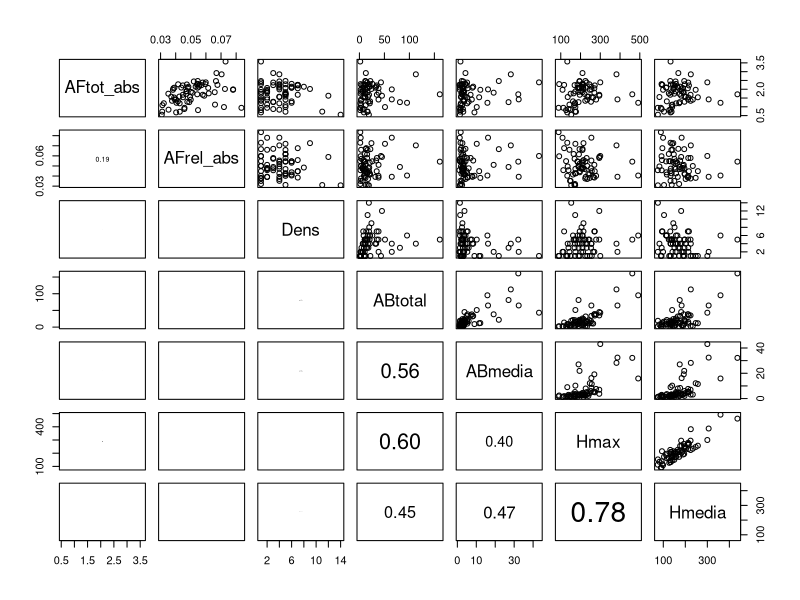
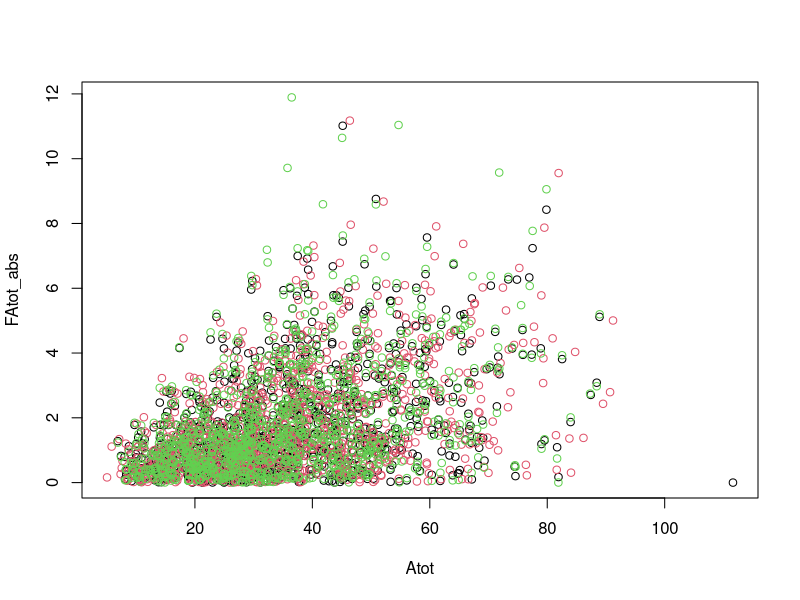
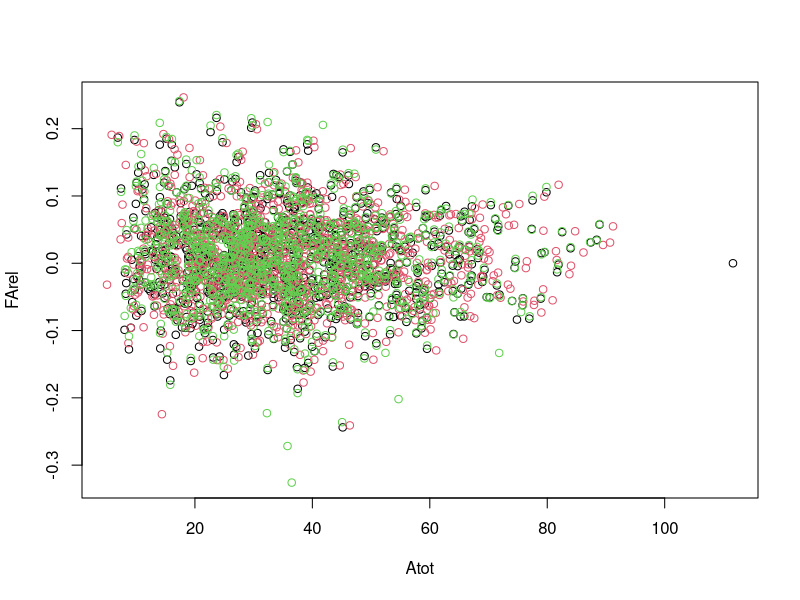
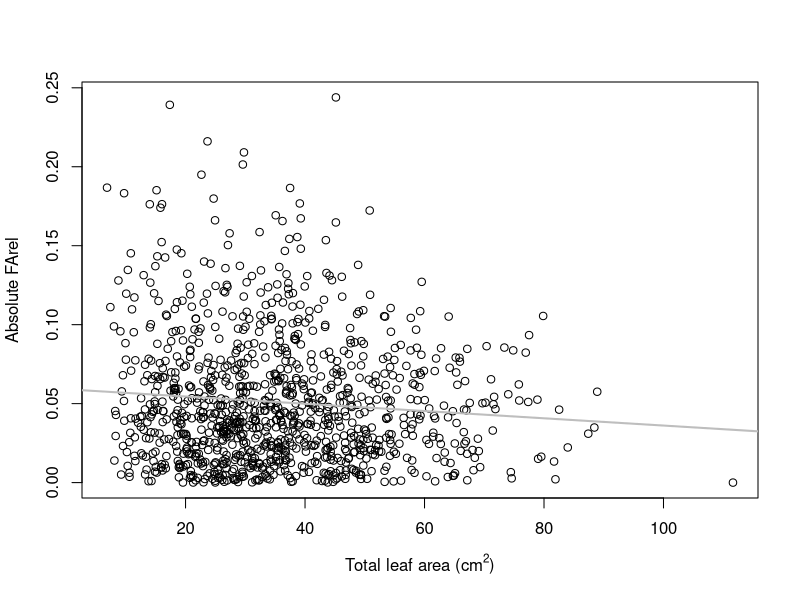

The R source for these figures, in order: (Note: a time limit stopped this script after it produced the figures.)
panel.cor <- function(x, y, digits = 2, prefix = "", cex.cor, ...)
{
    usr <- par("usr"); on.exit(par(usr))
    par(usr = c(0, 1, 0, 1))
    r <- cor(x, y, use="complete.obs")^2
    txt <- format(c(r, 0.123456789), digits = digits)[1]
    txt <- paste(prefix, txt, sep = "")
    if(missing(cex.cor)) cex.cor <- 0.8/strwidth(txt)
    text(0.5, 0.5, txt, cex = cex.cor * r)
}


setwd("/home/pavel/Profissional/Pesquisa/MyPapers_working/Pavel_2011_Asymmetry")

data.inds=read.table("assimetria_dados_ind.txt", sep="", dec=".", header=T, stringsAsFactors=TRUE)
str(data.inds)
pairs(data.inds[data.inds$Medidor=="Andreza",-c(1,2)], lower.panel=panel.cor)

#Hmedia e Hmax altamente correlacionadas - vamos usar apenas Hmax. (correlações abaixo de 0.7)

###Análise stepwise, separadamante pra cada medidor e pra AFtot e AFrel

#FAtot

result.FAtot.Andreza=step(lm(AFtot_abs~Dens+ABtotal+ABmedia+Hmax, 
	data=subset(data.inds, Medidor=="Andreza")), dir="both", trace=5)


result.FAtot.Luiz=step(lm(AFtot_abs~Dens+ABtotal+ABmedia+Hmax, 
	data=subset(data.inds, Medidor=="Luiz")), dir="both", trace=5)


result.FAtot.Pavel=step(lm(AFtot_abs~Dens+ABtotal+ABmedia+Hmax, 
	data=subset(data.inds, Medidor=="Pavel")), dir="both", trace=5)


#FArel


result.FArel.Andreza=step(lm(AFrel_abs~Dens+ABtotal+ABmedia+Hmax, 
	data=subset(data.inds, Medidor=="Andreza")), dir="both", trace=5)


result.FArel.Luiz=step(lm(AFrel_abs~Dens+ABtotal+ABmedia+Hmax, 
	data=subset(data.inds, Medidor=="Luiz")), dir="both", trace=5)


result.FArel.Pavel=step(lm(AFrel_abs~Dens+ABtotal+ABmedia+Hmax, 
	data=subset(data.inds, Medidor=="Pavel")), dir="both", trace=5)


summary(result.FAtot.Andreza)
summary(result.FAtot.Luiz)
summary(result.FAtot.Pavel)
summary(result.FArel.Andreza)
summary(result.FArel.Luiz)
summary(result.FArel.Pavel)


###Por folha

library(nlme)
library(mgcv)
library(quantreg)

setwd("/home/pavel/Profissional/Pesquisa/MyPapers_working/Pavel_2011_Asymmetry")

dados.folha=read.table("assimetria_dados_folha.txt", header=T, sep="", dec=".", stringsAsFactors=TRUE)
plot(FAtot_abs~Atot, data=dados.folha, col=Medidor)
plot(FArel~Atot, data=dados.folha, col=Medidor)

result.folha.Andreza=lme(FArel_abs~Atot, random=~1|as.factor(Planta), data=subset(dados.folha, Medidor=="Andreza"))
result.folha.Luiz=lme(FArel_abs~Atot, random=~1|as.factor(Planta), data=subset(dados.folha, Medidor=="Luiz"))
result.folha.Pavel=lme(FArel_abs~Atot, random=~1|as.factor(Planta), data=subset(dados.folha, Medidor=="Pavel"))

summary(lm(FArel_abs~Atot, data=subset(dados.folha, Medidor=="Andreza")))

summary(result.folha.Andreza)
summary(result.folha.Luiz)
summary(result.folha.Pavel)
png(filename="assimetria_fig2.png", res=300, height=15, width=15, unit="cm")
plot(FArel_abs~Atot, data=subset(dados.folha, Medidor=="Andreza"), 
	xlab=expression(paste("Total leaf area (cm"^"2",")",sep="")), ylab="Absolute FArel")
abline(coef=c(0.05910578, -0.00023007), col="grey", lwd=2)
dev.off()





result.folha.Andreza=lme(FArel_abs~Atot, random=~1|as.factor(Planta), data=subset(dados.folha, Medidor=="Andreza"))
result.folha.Luiz=lme(FArel_abs~Atot, random=~1|as.factor(Planta), data=subset(dados.folha, Medidor=="Luiz"))
result.folha.Pavel=lme(FArel_abs~Atot, random=~1|as.factor(Planta), data=subset(dados.folha, Medidor=="Pavel"))

summary(lm(FArel_abs~Atot, data=subset(dados.folha, Medidor=="Pavel")))

summary(result.folha.Andreza)
summary(result.folha.Luiz)
summary(result.folha.Pavel)




###Quantilic regression
library(quantreg)

# Function for quantile regression with restricted randomization, to assess significance while accounting for non-independnce of the leaves on the same plant

#y = subset(dados.folha, Medidor=="Andreza")$FArel_abs
#x = subset(dados.folha, Medidor=="Andreza")$Atot
#block = subset(dados.folha, Medidor=="Andreza")$Planta
#quantiles = c(0.1, 0.25, 0.5, 0.75, 0.9)

rq.restrand <- function(y, x, quantiles, block, Nperm=5000) {
	quantreg.orig <- rq(y ~ x, tau=quantiles)
	coefs.orig <- quantreg.orig$coefficients[2,]
	levels.block <- unique(block)
	Nlevels <- length(levels.block)
	coefs.perm <- matrix(nrow=Nperm, ncol=length(quantiles))
	coefs.perm[1,] <- coefs.orig
	for(i in 2:Nperm) {
		y.perm <- numeric(length(y))
		for(j in 1:Nlevels) {
			y.now <- y[block==levels.block[j]]
			y.now <- sample(y.now)
			if(j==1) y.perm <- y.now else y.perm <- c(y.perm, y.now)
		}
		quantreg.now <- rq(y.perm ~ x, tau=quantiles)
		coefs.now <- quantreg.now$coefficients[2,]
		coefs.perm[i,] <- coefs.now
		print(i)
	}
	calculate.signif <- function(x) sum(abs(x) >= abs(x[1]))/length(x)
	significance <- apply (coefs.perm, 2, calculate.signif)
	result <- data.frame(quantiles = quantiles, coef = coefs.orig, signif = significance)
	return(result)
}

#rm(x)
#rm(y)
#rm(quantiles)
#rm(block)

quantreg.restrand.Andreza <- rq.restrand(y=subset(dados.folha, Medidor=="Andreza")$FArel_abs, x=subset(dados.folha, Medidor=="Andreza")$Atot, block=subset(dados.folha, Medidor=="Andreza")$Planta, quantiles=c(0.1, 0.25, 0.5, 0.75, 0.9), Nperm=5000)
quantreg.restrand.Luiz <- rq.restrand(y=subset(dados.folha, Medidor=="Luiz")$FArel_abs, x=subset(dados.folha, Medidor=="Luiz")$Atot, block=subset(dados.folha, Medidor=="Luiz")$Planta, quantiles=c(0.1, 0.25, 0.5, 0.75, 0.9), Nperm=5000)
quantreg.restrand.Pavel <- rq.restrand(y=subset(dados.folha, Medidor=="Pavel")$FArel_abs, x=subset(dados.folha, Medidor=="Pavel")$Atot, block=subset(dados.folha, Medidor=="Pavel")$Planta, quantiles=c(0.1, 0.25, 0.5, 0.75, 0.9), Nperm=5000)



quantreg.Andreza=rq(FArel_abs~Atot, tau=c(0.1, 0.25, 0.5, 0.75, 0.9), data=subset(dados.folha, Medidor=="Andreza"))
quantreg.Luiz=rq(FArel_abs~Atot, tau=c(0.1, 0.25, 0.5, 0.75, 0.9), data=subset(dados.folha, Medidor=="Luiz"))
quantreg.Pavel=rq(FArel_abs~Atot, tau=c(0.1, 0.25, 0.5, 0.75, 0.9), data=subset(dados.folha, Medidor=="Pavel"))


summary(quantreg.Andreza)
quantreg.restrand.Andreza

summary(quantreg.Luiz)
quantreg.restrand.Luiz

summary(quantreg.Pavel)
quantreg.restrand.Pavel




png(filename="assimetria_fig2.png", res=300, height=15, width=15, unit="cm")
plot(FArel_abs~Atot, data=subset(dados.folha, Medidor=="Andreza"), 
	xlab=expression(paste("Total leaf area (cm"^"2",")",sep="")), ylab="Absolute FArel")
abline(coef=c(0.05910578, -0.00023007), col="grey20", lwd=2)
abline(rq(FArel_abs~Atot, tau=0.90, data=subset(dados.folha, Medidor=="Andreza")), lty=2, lwd=2, col="grey20")
dev.off()


###Agora uma abordagem conservadora, tentando reduzir o erro de medida

dados.folha.corrected=aggregate(dados.folha[,c("FAtot","Atot")], by=list(Planta=dados.folha$Planta, Folha=dados.folha$Folha), mean)
dados.folha.corrected$FArel=dados.folha.corrected$FAtot/dados.folha.corrected$Atot
dados.folha.corrected$FArel_abs=abs(dados.folha.corrected$FArel)

lme.folha.corrected=lme(FArel_abs~Atot, random=~1|as.factor(Planta), data=dados.folha.corrected)
summary(lme.folha.corrected)
quantreg.corrected=rq(FArel_abs~Atot, tau=c(0.1, 0.25, 0.5, 0.75, 0.9), dados.folha.corrected)
summary(quantreg.corrected)
quantreg.restrand.mean <- rq.restrand(y=dados.folha.corrected$FArel_abs, x=dados.folha.corrected$Atot, block=dados.folha.corrected$Planta, quantiles=c(0.1, 0.25, 0.5, 0.75, 0.9), Nperm=5000)
quantreg.restrand.mean



png(filename="assimetria_fig2.png", res=300, height=15, width=15, unit="cm")
plot(FArel_abs~Atot, data=dados.folha.corrected, 
	xlab=expression(paste("Total leaf area (cm"^"2",")",sep="")), ylab="Absolute FArel")
abline(coef=c(0.05722946, -0.00019177), col="grey20", lwd=2)
abline(rq(FArel_abs~Atot, tau=0.90, data=dados.folha.corrected), lty=2, lwd=2, col="grey20")
dev.off()

dados.folha.corrected$FAtot_abs=abs(dados.folha.corrected$FAtot)

dados.ind.mean=aggregate(dados.folha.corrected[,c("FAtot_abs","FArel_abs")], by=list(Planta=dados.folha.corrected$Planta), mean)

dados.ind.mean=subset(dados.ind.mean,Planta!=62)


dados.ind=data.inds[1:69,]

dados.ind.corrected=cbind(dados.ind.mean, dados.ind)


result.FAtot.mean=step(lm(FAtot_abs~Dens+ABtotal+ABmedia+Hmax, 
	data=dados.ind.corrected), dir="both", trace=5)

summary(result.FAtot.mean)


result.FArel.mean=step(lm(FArel_abs~Dens+ABtotal+ABmedia+Hmax, 
	data=dados.ind.corrected), dir="both", trace=5)

summary(result.FArel.mean)


###Calculando o intervalo de confiança para AFtot (não a absoluta!)

bootstrapT <- function (x, n=10000, alpha=0.05) { # requires a numeric vector as input
	#Critical values are calculated using bootstrap-t (Manly 1998, p. 56)
	Teta.boot=numeric(0)
	SEM.boot=numeric(0)
	Tb=numeric(0) 
	Teta.est=mean(x)
	SEM.est=sd(x)/sqrt(length(x))
	for (i in 1:n) {
		x.boot=sample(x,size=length(x),replace=TRUE,)
		Tb[i]=(mean(x.boot)-Teta.est)/(sd(x.boot)/sqrt(length(x)))
		}
	hist(Tb)
	#Calculating the alpha critical T values
	Tsup=quantile(Tb,alpha/2,na.rm=TRUE)
	Tinf=quantile(Tb,1-alpha/2,na.rm=TRUE)
	lim.inf=Teta.est-Tinf*SEM.est
	lim.sup=Teta.est-Tsup*SEM.est
	c(lim.inf,lim.sup)
	}



dados.folha=read.table("assimetria_dados_folha.txt", header=T, sep="", dec=".")

FAtot.media=aggregate(dados.folha$FAtot, by=list(Planta=dados.folha$Planta, Folha=dados.folha$Folha), mean)
names(FAtot.media)[3]="FAtot"

CI.Andreza=bootstrapT(subset(dados.folha, Medidor=="Andreza")$FAtot)
CI.Luiz=bootstrapT(subset(dados.folha, Medidor=="Luiz")$FAtot)
CI.Pavel=bootstrapT(subset(dados.folha, Medidor=="Pavel")$FAtot)
CI.media=bootstrapT(FAtot.media$FAtot)

rbind(CI.Andreza, CI.Luiz, CI.Pavel, CI.media)

write.table(FAtot.media, file="FAtot.media", sep="\t")

png(filename="assimetria_fig2.png", res=300, height=20, width=20, unit="cm")
hist(subset(dados.folha, Medidor=="Andreza")$FAtot, freq=F, breaks=50,
	xlab=expression(paste("Right area - left area (cm"^"2",")",sep="")), axes=F, main="")
axis(side=1, at=c(-12.5,-10,-7.5,-5,-2.5,0,2.5,5,7.5,10,12.5), line=-0.8)
axis(side=2, at=c(0,0.05,0.10,0.15,0.20,0.25), line=-0.8)

curve(dnorm(x,mean=0.23843, sd=2.8356)*0.61112, add=T, lwd=1.5) 
curve(dnorm(x,mean=0.099606, sd=1.159)*0.3888, add=T, lwd=1.5) 

dev.off()
